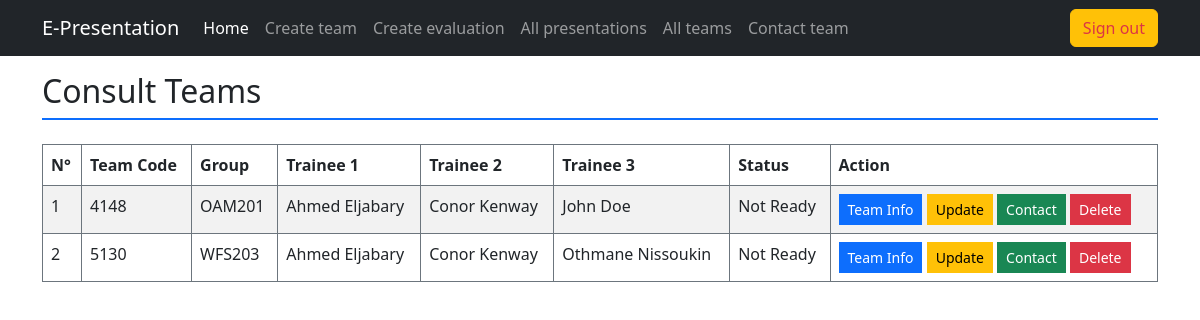
/index.php?action=all_teams (signed in), run on the app's committed database.
### tables this page shows
CREATE TABLE `team` (
  `team_code` varchar(8) NOT NULL,
  `group_code` varchar(10) NOT NULL,
  `presentation_date` date DEFAULT NULL,
  `presentation_time` time DEFAULT NULL,
  `status` enum('Done','Ready','Not Ready') DEFAULT 'Not Ready'
);

### controller/layouts_rendering.php (called while the page is built, shortened)
<?php
    class LayoutRendering {
        static function all_teams() {
            $teams_data = PresentationModel::fetch_teams_full_info();
            if (isset($teams_data[0])) {
                $teams_data = is_null($teams_data[0]["team_code"]) ? [] : $teams_data;
            }
            require "view/mentor/all_teams.php";
        }
    }

### model/team_model.php (called while the page is built, shortened)
<?php
    class PresentationModel {
        static function connection() {
            $username = "root";
            $password = "";
            $host = "localhost";
            $dbname = "e-presentations";
            $dsn = "mysql:host=$host;dbname=$dbname";
            try {
                return new PDO($dsn, $username, $password);
            } catch (PDOException $err) {
                echo "<div class='alert alert-danger'>Database connection couldn't be established</div>";
                $err->getMessage();
            }
        }
        static function fetch_teams_full_info() {
            $connection = self::connection();
            $request = $connection->prepare("
                SELECT team.team_code, GROUP_CONCAT(trainee.fullname) AS members, team.group_code, team.status
                FROM team
                INNER JOIN trainee
                ON team.team_code = trainee.team_code
                GROUP BY team.team_code;");
            $request->execute();
            return $request->fetchAll(PDO::FETCH_ASSOC);
        }
    }
?>

### view/mentor/all_teams.php (the view, shortened to what this page needs)
<h2 class="border-bottom pb-2 border-2 border-primary mb-4">Consult Teams</h2>
<div class="table-responsive">
    <table class="table table-bordered border-secondary table-striped table-hover">
        <thead>
            <th>N°</th>
            <th>Team Code</th>
            <th>Group</th>
            <th>Trainee 1</th>
            <th>Trainee 2</th>
            <th>Trainee 3</th>
            <th>Status</th>
            <th>Action</th>
        </thead>
        <?php
            $counter = 0;
            foreach($teams_data as $team):
                ++$counter;
                $members = explode(",", $team["members"]);
        ?>
            <tr>
                <td><?= $counter ?></td>
                <td><?= $team["team_code"] ?></td>
                <td><?= $team["group_code"] ?></td>
                <td><?= isset($members[0]) ? $members[0] : "------" ?></td>
                <td><?= isset($members[1]) ? $members[1] : "------" ?></td>
                <td><?= isset($members[2]) ? $members[2] : "------" ?></td>
                <td><?= $team["status"] ?></td>
                <td>
                    <a href="index.php?action=team_info&team_code=<?= $team["team_code"] ?>" class="btn btn-sm btn-primary rounded-0" target="_blank">Team Info</a>
                    <a href="index.php?action=update&team_code=<?= $team["team_code"] ?>" class="btn btn-sm btn-warning rounded-0" target="_blank">Update</a>
                    <a href="index.php?action=contact&team_code=<?= $team['team_code'] ?>" class="btn btn-sm btn-success rounded-0">Contact</a>
                    <button class="btn btn-sm btn-danger rounded-0">Delete</button>
                </td>
            </tr>
        <?php
            endforeach;
        ?>
    </table>
</div>
<?php
    require "view/master.php";
?>

### data on the page
team: team_code "4148", group_code "OAM201", members "Ahmed Eljabary", members "Conor Kenway", members "John Doe", status "Not Ready"
team: team_code "5130", group_code "WFS203", members "Ahmed Eljabary", members "Conor Kenway", members "Othmane Nissoukin", status "Not Ready"
